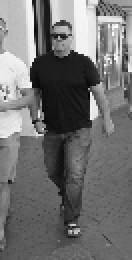
%> input picture Images/Training/Positive/IMG_0009_x830_y269_w232_h541b.png, 66 x 130 px (shown 2 times larger); its folder holds only this picture in this run
$ octave train_detector.m   (GNU Octave 9; MATLAB toolbox functions it lacks are replaced by stand-ins)
%> lines starting %> are read from the running program, lines starting %| are printed output that depends on the picture
### common/getImagesInDir.m
function fileList = getImagesInDir(imgDir, addDir)
%> called with imgDir = './Images/Training/Positive/', addDir = true
% GETIMAGESINDIR Retrieves a list of the image files in the specified
%    directory.
%
%    The image files are returned as a cell array of strings.
%    The files are just the filename (no path) unless addDir = true.

    % Get the data for the directory.
    dirData = dir(imgDir);

    % Get the indeces of any directories.
    dirIndex = [dirData.isdir];

    % Get the list of files.
    initList = {dirData(~dirIndex).name};

    fileList = {};

    imgNum = 1;

    % For each file in the directory...
    for i = 1 : length(initList)

        % Get the next filename.
        imgFile = char(initList(i));

        % Grab the filename's extension.
        if (length(imgFile) <= 3)
            continue;
        else
            extension = imgFile((length(imgFile) - 2) : length(imgFile));
        end

        % If this is an image file...
        if (strcmp(extension, 'png') == 1) || ...
           (strcmp(extension, 'PNG') == 1) || ...
           (strcmp(extension, 'jpg') == 1) || ...
           (strcmp(extension, 'JPG') == 1)

            % Add the path if requested.
			if (addDir == true)
				imgFile = strcat(imgDir, imgFile);
            end

            % Add the file to the output list.
			fileList{imgNum} = imgFile;

            imgNum = imgNum + 1;
        end
    end
%> further down, img is the input picture: size 130x66 uint8; min 0, max 255, mean 113.2
end

### getHOGDescriptor.m
function H = getHOGDescriptor(img)
% GETHOGDESCRIPTOR computes a HOG descriptor vector for the supplied image.
%   H = getHOGDescriptor(img)
%
%   This function takes a 130 x 66 pixel gray scale image (128 x 64 with a
%   1-pixel border for computing the gradients at the edges) and computes a
%   HOG descriptor for the image, returning a 3,780 value column vector.
%
%   Parameters:
%     img - A grayscale image matrix with 130 rows and 66 columns.
%   Returns:
%     A column vector of length 3,780 containing the HOG descriptor.
%
%    The intent of this function is to implement the same design choices as
%    the original HOG descriptor for human detection by Dalal and Triggs.
%    Specifically, I'm using the following parameter choices:
%      - 8x8 pixel cells
%      - Block size of 2x2 cells
%      - 50% overlap between blocks
%      - 9-bin histogram
%
%     The above parameters give a final descriptor size of
%     7 blocks across x 15 blocks high x 4 cells per block x 9 bins per hist
%     = 3,780 values in the final vector.
%
%    A couple other important design decisions:
%    - Each gradient vector splits its contribution proportionally between the
%      two nearest bins
%    - For the block normalization, I'm using L2 normalization.
%
%    Differences with OpenCV implementation:
%    - OpenCV uses L2 hysteresis for the block normalization.
%    - OpenCV weights each pixel in a block with a gaussian distribution
%      before normalizing the block.
%    - The sequence of values produced by OpenCV does not match the order
%      of the values produced by this code.

% $Author: ChrisMcCormick $    $Date: 2013/12/04 22:00:00 $    $Revision: 1.2 $

% Revision Notes:
%  v1.2
%    - Bug fix: Changed call from 'getUnsHistogram' to 'getHistogram'.
%    - Replaced 'rows' and 'columns' calls with 'size' for Matlab users.
%  v1.1
%    - Changed the 'hy' filter mask to match the OpenCV filter mask (it's now
%      [-1; 0; 1] instead of [1; 0; -1]).
%    - Added a required one-pixel border around the image for computing
%      gradients for the edge pixels.

% The number of bins to use in the histograms.
numBins = 9;

% The cells are 8 x 8 pixels.
cellSize = 8;

% Empty vector to store computed descriptor.
H = [];

% Verify the image size is 66 x 130.
[height, width] = size(img);
%> height = 130; width = 66
if ((width ~= 66) || (height ~= 130))
    disp('Image size must be 130 x 66 pixels (128x64 with 1px border).\n');
    return;
end

% Compute the number cells horizontally and vertically (should be 8 x 16).
numHorizCells = 8;
numVertCells = 16;

% ===============================
%    Compute Gradient Vectors
% ===============================
% Compute the gradient vector at every pixel in the image.

% Create the operators for computing image derivative at every pixel.
hx = [-1,0,1];
hy = hx';

% Compute the derivative in the x and y direction for every pixel.
dx = filter2(hx, double(img));
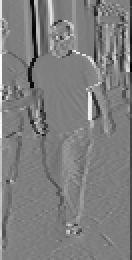
%> dx: size 130x66 double (shown 2 times larger); min -238, max 240, mean -0.4; drawn with min black and max white
dy = filter2(hy, double(img));
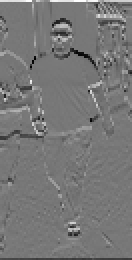
%> dy: size 130x66 double (shown 2 times larger); min -219, max 246, mean -0.6; drawn with min black and max white

% Remove the 1 pixel border.
dx = dx(2 : (size(dx, 1) - 1), 2 : (size(dx, 2) - 1));
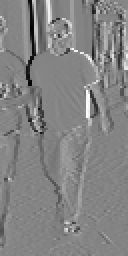
%> dx: size 128x64 double (shown 2 times larger); min -234, max 217, mean -1; drawn with min black and max white
dy = dy(2 : (size(dy, 1) - 1), 2 : (size(dy, 2) - 1));
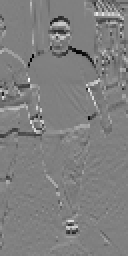
%> dy: size 128x64 double (shown 2 times larger); min -219, max 216, mean -1.2; drawn with min black and max white

% Convert the gradient vectors to polar coordinates (angle and magnitude).
angles = atan2(dy, dx);
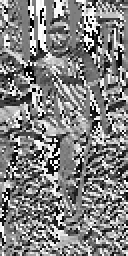
%> angles: size 128x64 double (shown 2 times larger); min -3.14, max 3.14, mean 0.0733; drawn with min black and max white
magnit = ((dy.^2) + (dx.^2)).^.5;
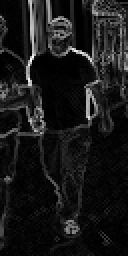
%> magnit: size 128x64 double (shown 2 times larger); min 0, max 302, mean 29.5; drawn with min black and max white

% =================================
%     Compute Cell Histograms
% =================================
% Compute the histogram for every cell in the image. We'll combine the cells
% into blocks and normalize them later.

% Create a three dimensional matrix to hold the histogram for each cell.
histograms = zeros(numVertCells, numHorizCells, numBins);

% Cast the image to floating point values.
img = double(img);
%> img: size 130x66 double

% For each cell in the y-direction...
for row = 0:(numVertCells - 1)

    % Compute the row number in the 'img' matrix corresponding to the top
    % of the cells in this row. Add 1 since the matrices are indexed from 1.
    rowOffset = (row * cellSize) + 1;

    % For each cell in the x-direction...
    for col = 0:(numHorizCells - 1)

        % Select the pixels for this cell.

        % Compute column number in the 'img' matrix corresponding to the left
        % of the current cell. Add 1 since the matrices are indexed from 1.
        colOffset = (col * cellSize) + 1;

        % Compute the indices of the pixels within this cell.
        rowIndeces = rowOffset : (rowOffset + cellSize - 1);
        colIndeces = colOffset : (colOffset + cellSize - 1);

        % Select the angles and magnitudes for the pixels in this cell.
        cellAngles = angles(rowIndeces, colIndeces);
        cellMagnitudes = magnit(rowIndeces, colIndeces);

        % Compute the histogram for this cell.
        % Convert the cells to column vectors before passing them in.
%> the run ends on the next line
        histograms(row + 1, col + 1, :) = getHistogram(cellMagnitudes(:), cellAngles(:), numBins);
    end

end

% ===================================
%       Block Normalization
% ===================================

% Take 2 x 2 blocks of cells and normalize the histograms within the block.
% Normalization provides some invariance to changes in contrast, which can
% be thought of as multiplying every pixel in the block by some coefficient.

% For each cell in the y-direction...
for row = 1:(numVertCells - 1)
    % For each cell in the x-direction...
    for col = 1:(numHorizCells - 1)

        % Get the histograms for the cells in this block.
        blockHists = histograms(row : row + 1, col : col + 1, :);

        % Put all the histogram values into a single vector (nevermind the
        % order), and compute the magnitude.
        % Add a small amount to the magnitude to ensure that it's never 0.
        magnitude = norm(blockHists(:)) + 0.01;

        % Divide all of the histogram values by the magnitude to normalize
        % them.
        normalized = blockHists / magnitude;

        % Append the normalized histograms to our descriptor vector.
        H = [H; normalized(:)];
    end
end

end

### common/printIteration.m
function  printIteration(iter)
%PRINTITERATION Prints current iteration at the end of a line.
%
    if (iter == 1)
        fprintf('%5d', iter);
        if exist('OCTAVE_VERSION') fflush(stdout); end;
    else
        fprintf('\b\b\b\b\b%5d', iter);
        if exist('OCTAVE_VERSION') fflush(stdout); end;
    end

end

### train_detector.m

addpath('./common/');
addpath('./svm/');
addpath('./svm/minFunc/');

%%
% Load all training windows and get their HOG descriptors.

% Get the list of all images in the directory.
posFiles = getImagesInDir('./Images/Training/Positive/', true);
negFiles = getImagesInDir('./Images/Training/Negative/', true);

% Create the category labels.
y_train = [ones(length(posFiles), 1); zeros(length(negFiles), 1)];

% Combine the file lists to get a list of all training images.
fileList = [posFiles, negFiles];

% Build a matrix of all of the descriptors, one per row.
X_train = zeros(length(fileList), 3780);

fprintf('Computing descriptors for %d training windows: ', length(fileList));

% For all training window images...
for i = 1 : length(fileList)

    % Get the next filename.
    imgFile = char(fileList(i));

    % Print the current iteration (using some clever formatting to
    % overwrite).
    printIteration(i);

    %fprintf('%s\n', imgFile);
    % Load the image into a matrix.
    img = imread(imgFile);

    % Calculate the HOG descriptor for the window.
    H = getHOGDescriptor(img);

$ run again, on Images/Training/Positive/IMG_0019_x651_y217_w191_h446b.png
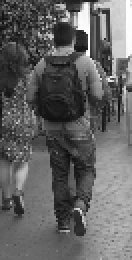
%> input picture Images/Training/Positive/IMG_0019_x651_y217_w191_h446b.png, 66 x 130 px (shown 2 times larger)
%> img is the input picture: size 130x66 uint8; min 10, max 255, mean 99.1
%> in getHOGDescriptor, `angles = atan2(dy, dx);`:
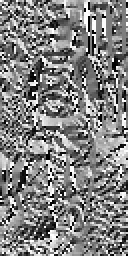
%> angles: size 128x64 double (shown 2 times larger); min -3.14, max 3.14, mean 0.0712; drawn with min black and max white
%> in getHOGDescriptor, `magnit = ((dy.^2) + (dx.^2)).^.5;`:
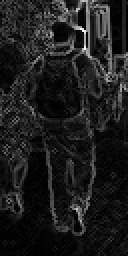
%> magnit: size 128x64 double (shown 2 times larger); min 0, max 308.6, mean 35.6; drawn with min black and max white
%> img: size 130x66 double

$ run again, on Images/Training/Positive/IMG_0022_x446_y91_w181_h422b.png
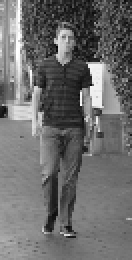
%> input picture Images/Training/Positive/IMG_0022_x446_y91_w181_h422b.png, 66 x 130 px (shown 2 times larger)
%> img is the input picture: size 130x66 uint8; min 0, max 255, mean 108.5
%> in getHOGDescriptor, `angles = atan2(dy, dx);`:
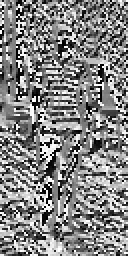
%> angles: size 128x64 double (shown 2 times larger); min -3.13, max 3.14, mean 0.135; drawn with min black and max white
%> in getHOGDescriptor, `magnit = ((dy.^2) + (dx.^2)).^.5;`:
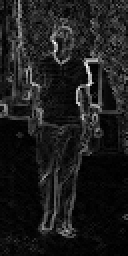
%> magnit: size 128x64 double (shown 2 times larger); min 0, max 288.2, mean 32.4; drawn with min black and max white
%> img: size 130x66 double

$ run again, on Images/Training/Positive/IMG_0022_x698_y146_w146_h341.png
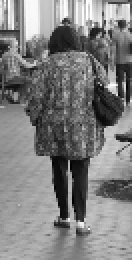
%> input picture Images/Training/Positive/IMG_0022_x698_y146_w146_h341.png, 66 x 130 px (shown 2 times larger)
%> img is the input picture: size 130x66 uint8; min 0, max 255, mean 126.9
%> in getHOGDescriptor, `angles = atan2(dy, dx);`:
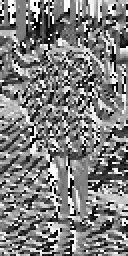
%> angles: size 128x64 double (shown 2 times larger); min -3.14, max 3.14, mean 0.00974; drawn with min black and max white
%> in getHOGDescriptor, `magnit = ((dy.^2) + (dx.^2)).^.5;`:
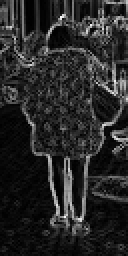
%> magnit: size 128x64 double (shown 2 times larger); min 0, max 248.7, mean 40.1
%> img: size 130x66 double
